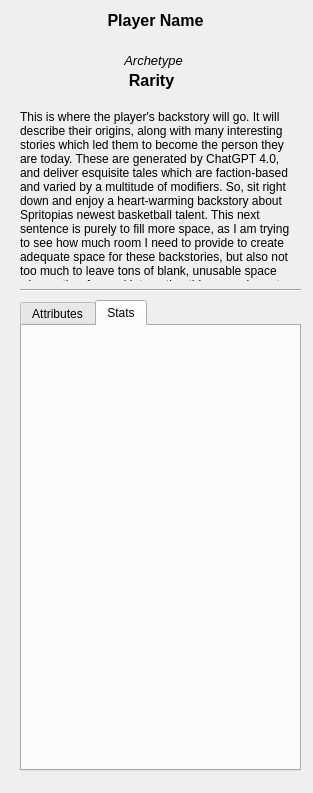
<?xml version="1.0" encoding="UTF-8"?>
<ui version="4.0">
 <class>playerResultWidget</class>
 <widget class="QWidget" name="playerResultWidget">
  <property name="geometry">
   <rect>
    <x>0</x>
    <y>0</y>
    <width>313</width>
    <height>793</height>
   </rect>
  </property>
  <property name="windowTitle">
   <string>playerResultWidget</string>
  </property>
  <widget class="QLabel" name="playerNameLabel">
   <property name="geometry">
    <rect>
     <x>50</x>
     <y>-20</y>
     <width>211</width>
     <height>81</height>
    </rect>
   </property>
   <property name="sizePolicy">
    <sizepolicy hsizetype="Expanding" vsizetype="Preferred">
     <horstretch>0</horstretch>
     <verstretch>0</verstretch>
    </sizepolicy>
   </property>
   <property name="font">
    <font>
     <family>Segoe UI</family>
     <pointsize>12</pointsize>
     <weight>75</weight>
     <bold>true</bold>
    </font>
   </property>
   <property name="frameShape">
    <enum>QFrame::NoFrame</enum>
   </property>
   <property name="frameShadow">
    <enum>QFrame::Sunken</enum>
   </property>
   <property name="text">
    <string>Player Name</string>
   </property>
   <property name="textFormat">
    <enum>Qt::PlainText</enum>
   </property>
   <property name="scaledContents">
    <bool>false</bool>
   </property>
   <property name="alignment">
    <set>Qt::AlignCenter</set>
   </property>
   <property name="wordWrap">
    <bool>true</bool>
   </property>
  </widget>
  <widget class="QLabel" name="archetypeLabel">
   <property name="geometry">
    <rect>
     <x>68</x>
     <y>50</y>
     <width>171</width>
     <height>21</height>
    </rect>
   </property>
   <property name="sizePolicy">
    <sizepolicy hsizetype="Expanding" vsizetype="Preferred">
     <horstretch>0</horstretch>
     <verstretch>0</verstretch>
    </sizepolicy>
   </property>
   <property name="font">
    <font>
     <family>Segoe UI</family>
     <pointsize>10</pointsize>
     <weight>50</weight>
     <italic>true</italic>
     <bold>false</bold>
    </font>
   </property>
   <property name="frameShape">
    <enum>QFrame::NoFrame</enum>
   </property>
   <property name="frameShadow">
    <enum>QFrame::Sunken</enum>
   </property>
   <property name="text">
    <string>Archetype</string>
   </property>
   <property name="textFormat">
    <enum>Qt::PlainText</enum>
   </property>
   <property name="scaledContents">
    <bool>false</bool>
   </property>
   <property name="alignment">
    <set>Qt::AlignCenter</set>
   </property>
   <property name="wordWrap">
    <bool>true</bool>
   </property>
  </widget>
  <widget class="QLabel" name="rarityLabel">
   <property name="geometry">
    <rect>
     <x>71</x>
     <y>70</y>
     <width>161</width>
     <height>21</height>
    </rect>
   </property>
   <property name="sizePolicy">
    <sizepolicy hsizetype="Expanding" vsizetype="Preferred">
     <horstretch>0</horstretch>
     <verstretch>0</verstretch>
    </sizepolicy>
   </property>
   <property name="font">
    <font>
     <family>System</family>
     <pointsize>12</pointsize>
     <weight>75</weight>
     <italic>false</italic>
     <bold>true</bold>
    </font>
   </property>
   <property name="frameShape">
    <enum>QFrame::NoFrame</enum>
   </property>
   <property name="frameShadow">
    <enum>QFrame::Sunken</enum>
   </property>
   <property name="text">
    <string>Rarity</string>
   </property>
   <property name="textFormat">
    <enum>Qt::PlainText</enum>
   </property>
   <property name="scaledContents">
    <bool>false</bool>
   </property>
   <property name="alignment">
    <set>Qt::AlignCenter</set>
   </property>
   <property name="wordWrap">
    <bool>true</bool>
   </property>
  </widget>
  <widget class="QLabel" name="backstoryLabel">
   <property name="geometry">
    <rect>
     <x>20</x>
     <y>110</y>
     <width>281</width>
     <height>171</height>
    </rect>
   </property>
   <property name="text">
    <string>This is where the player's backstory will go. It will describe their origins, along with many interesting stories which led them to become the person they are today. These are generated by ChatGPT 4.0, and deliver esquisite tales which are faction-based and varied by a multitude of modifiers. So, sit right down and enjoy a heart-warming backstory about Spritopias newest basketball talent. This next sentence is purely to fill more space, as I am trying to see how much room I need to provide to create adequate space for these backstories, but also not too much to leave tons of blank, unusable space where other fun and interesting things can be put.</string>
   </property>
   <property name="alignment">
    <set>Qt::AlignLeading|Qt::AlignLeft|Qt::AlignTop</set>
   </property>
   <property name="wordWrap">
    <bool>true</bool>
   </property>
  </widget>
  <widget class="Line" name="backstorySeparater">
   <property name="geometry">
    <rect>
     <x>20</x>
     <y>280</y>
     <width>281</width>
     <height>20</height>
    </rect>
   </property>
   <property name="orientation">
    <enum>Qt::Horizontal</enum>
   </property>
  </widget>
  <widget class="QLabel" name="factionIcon">
   <property name="geometry">
    <rect>
     <x>20</x>
     <y>34</y>
     <width>71</width>
     <height>71</height>
    </rect>
   </property>
   <property name="text">
    <string/>
   </property>
   <property name="pixmap">
    <pixmap>FactionIcons/Sludgeservants.png</pixmap>
   </property>
   <property name="scaledContents">
    <bool>true</bool>
   </property>
  </widget>
  <widget class="QLabel" name="artifactIcon">
   <property name="geometry">
    <rect>
     <x>220</x>
     <y>34</y>
     <width>71</width>
     <height>71</height>
    </rect>
   </property>
   <property name="text">
    <string/>
   </property>
   <property name="pixmap">
    <pixmap>FactionIcons/American Illegals.jpg</pixmap>
   </property>
   <property name="scaledContents">
    <bool>true</bool>
   </property>
  </widget>
  <widget class="QTabWidget" name="infoTabs">
   <property name="geometry">
    <rect>
     <x>20</x>
     <y>300</y>
     <width>281</width>
     <height>471</height>
    </rect>
   </property>
   <property name="currentIndex">
    <number>1</number>
   </property>
   <widget class="QWidget" name="attributesTab">
    <attribute name="title">
     <string>Attributes</string>
    </attribute>
    <widget class="QFrame" name="primaryAttributesHolder">
     <property name="geometry">
      <rect>
       <x>0</x>
       <y>0</y>
       <width>271</width>
       <height>108</height>
      </rect>
     </property>
     <property name="frameShape">
      <enum>QFrame::StyledPanel</enum>
     </property>
     <property name="frameShadow">
      <enum>QFrame::Raised</enum>
     </property>
    </widget>
    <widget class="QFrame" name="secondaryAttributesHolder">
     <property name="geometry">
      <rect>
       <x>0</x>
       <y>110</y>
       <width>271</width>
       <height>108</height>
      </rect>
     </property>
     <property name="frameShape">
      <enum>QFrame::StyledPanel</enum>
     </property>
     <property name="frameShadow">
      <enum>QFrame::Raised</enum>
     </property>
    </widget>
    <widget class="QFrame" name="tertiaryAttributesHolder">
     <property name="geometry">
      <rect>
       <x>0</x>
       <y>220</y>
       <width>271</width>
       <height>108</height>
      </rect>
     </property>
     <property name="frameShape">
      <enum>QFrame::StyledPanel</enum>
     </property>
     <property name="frameShadow">
      <enum>QFrame::Raised</enum>
     </property>
    </widget>
    <widget class="QFrame" name="otherAttributesHolder">
     <property name="geometry">
      <rect>
       <x>0</x>
       <y>330</y>
       <width>271</width>
       <height>108</height>
      </rect>
     </property>
     <property name="frameShape">
      <enum>QFrame::StyledPanel</enum>
     </property>
     <property name="frameShadow">
      <enum>QFrame::Raised</enum>
     </property>
    </widget>
   </widget>
   <widget class="QWidget" name="statsTab">
    <attribute name="title">
     <string>Stats</string>
    </attribute>
   </widget>
  </widget>
 </widget>
 <resources>
  <include location="FactionIcons/FactionIcon.qrc"/>
 </resources>
 <connections/>
</ui>
